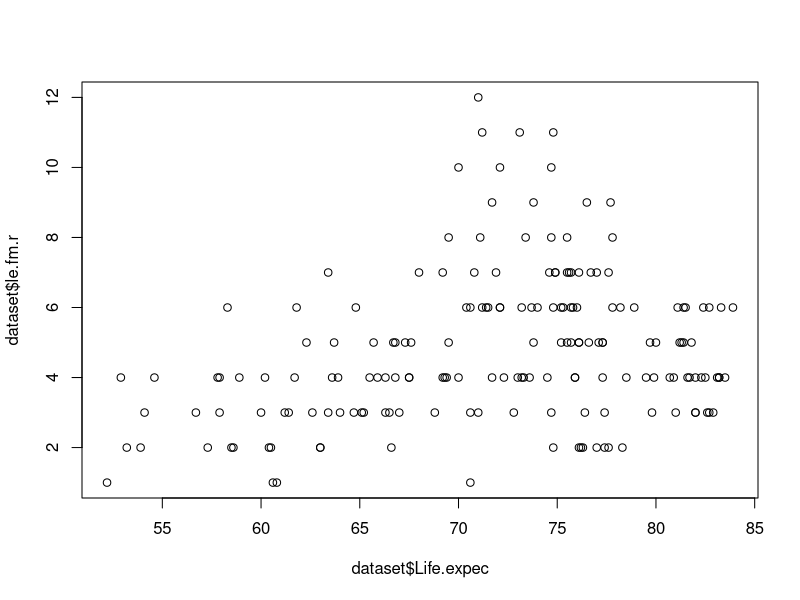
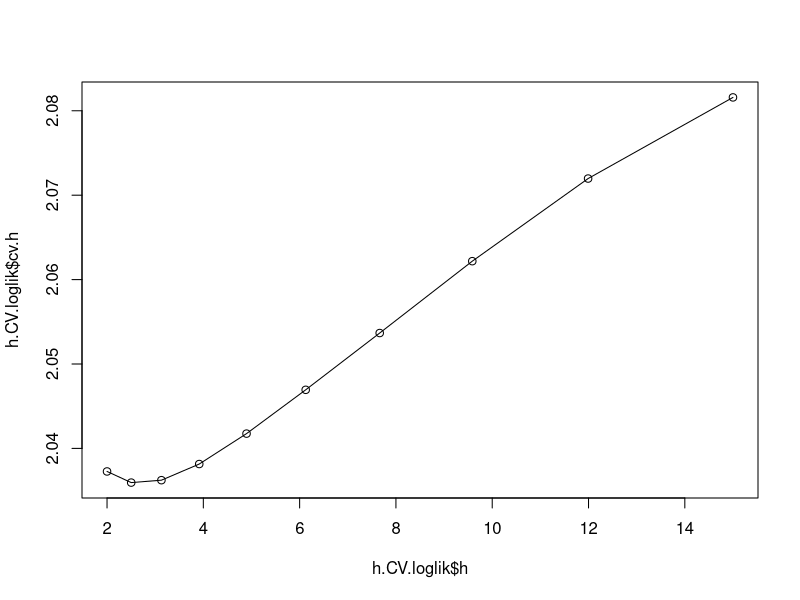
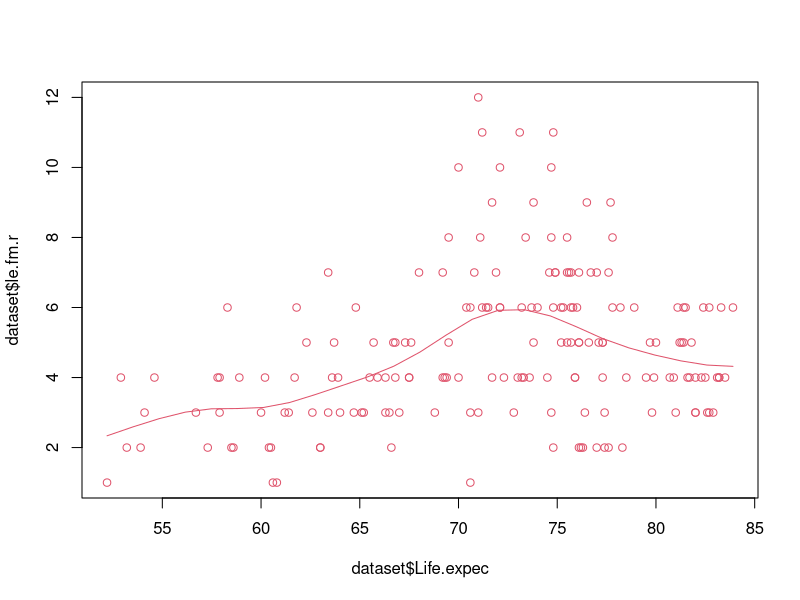

Here is the R script that generated these plots, in order:
## ---- chunk 1
knitr::opts_chunk$set(echo = TRUE)
library("kableExtra")
library("sm")
## ---- chunk 2
loglik.CV <- function(x,y,h){
    n <- length(x)
    pred <- sapply(1:n, function(i,x,y,h){
                          sm.poisson(x=x[-i],y=y[-i],h=h,eval.points=x[i],display="none")$estimate
                        }, x,y,h)
    sum = 0
    for (i in 1:n){
      sum = sum + (log((exp(-pred[i]) * ((pred[i]**y[i])/factorial(y[i])))))/n
    }
    return(-1*sum)
}
## ---- chunk 3
h.cv.sm.poisson <- function(x,y,rg.h=NULL,l.h=10,method=loglik.CV){
  cv.h <- numeric(l.h)
  i <- 0
  gr.h <- exp( seq(log(rg.h[1]), log(rg.h[2]), l=l.h))
  for (h in gr.h){
    i <- i+1
    cv.h[i] <- method(x,y,h)
  }
  return(list(h = gr.h, cv.h = cv.h, h.cv = gr.h[which.min(cv.h)]))
}
## ---- chunk 4
options(stringsAsFactors=F)
dataset <- read.csv("HDI.2017.subset.csv", sep = ";", header = T, dec=",")
dataset$le.fm.r <- round(dataset$le.fm)
## ---- chunk 5
plot(dataset$Life.expec, dataset$le.fm.r)
## ---- chunk 6
range.h = c(2, 15)
h.CV.loglik <- h.cv.sm.poisson(dataset$Life.expec,dataset$le.fm.r ,rg.h=range.h, method=loglik.CV)
plot(h.CV.loglik$h,h.CV.loglik$cv.h)
lines(h.CV.loglik$h,h.CV.loglik$cv.h)
kable(data.frame(h.CV.loglik$h, h.CV.loglik$cv.h))
## ---- chunk 7
chosen.h =  h.CV.loglik$h.cv
m1 <- sm.poisson(dataset$Life.expec, dataset$le.fm.r, h=chosen.h)
chosen.h
